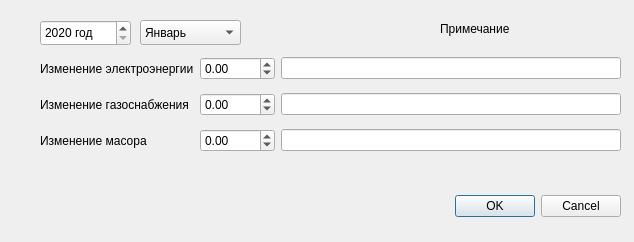
<?xml version="1.0" encoding="UTF-8"?>
<ui version="4.0">
 <class>Dialog</class>
 <widget class="QDialog" name="Dialog">
  <property name="geometry">
   <rect>
    <x>0</x>
    <y>0</y>
    <width>634</width>
    <height>242</height>
   </rect>
  </property>
  <property name="windowTitle">
   <string>Изменение показаний по видам платежей Андреевская 61А</string>
  </property>
  <widget class="QDialogButtonBox" name="buttonBox">
   <property name="geometry">
    <rect>
     <x>280</x>
     <y>190</y>
     <width>341</width>
     <height>32</height>
    </rect>
   </property>
   <property name="orientation">
    <enum>Qt::Horizontal</enum>
   </property>
   <property name="standardButtons">
    <set>QDialogButtonBox::Cancel|QDialogButtonBox::Ok</set>
   </property>
  </widget>
  <widget class="QComboBox" name="comboBox">
   <property name="geometry">
    <rect>
     <x>140</x>
     <y>20</y>
     <width>101</width>
     <height>25</height>
    </rect>
   </property>
   <item>
    <property name="text">
     <string>Январь</string>
    </property>
   </item>
   <item>
    <property name="text">
     <string>Февраль</string>
    </property>
   </item>
   <item>
    <property name="text">
     <string>Март</string>
    </property>
   </item>
   <item>
    <property name="text">
     <string>Апрель</string>
    </property>
   </item>
   <item>
    <property name="text">
     <string>Май</string>
    </property>
   </item>
   <item>
    <property name="text">
     <string>Июнь</string>
    </property>
   </item>
   <item>
    <property name="text">
     <string>Июль</string>
    </property>
   </item>
   <item>
    <property name="text">
     <string>Август</string>
    </property>
   </item>
   <item>
    <property name="text">
     <string>Сентябрь</string>
    </property>
   </item>
   <item>
    <property name="text">
     <string>Октябрь</string>
    </property>
   </item>
   <item>
    <property name="text">
     <string>Ноябрь</string>
    </property>
   </item>
   <item>
    <property name="text">
     <string>Декабрь</string>
    </property>
   </item>
  </widget>
  <widget class="QSpinBox" name="spinBox">
   <property name="geometry">
    <rect>
     <x>40</x>
     <y>20</y>
     <width>91</width>
     <height>26</height>
    </rect>
   </property>
   <property name="suffix">
    <string> год</string>
   </property>
   <property name="prefix">
    <string/>
   </property>
   <property name="minimum">
    <number>2020</number>
   </property>
   <property name="maximum">
    <number>2030</number>
   </property>
  </widget>
  <widget class="QLabel" name="label_4">
   <property name="geometry">
    <rect>
     <x>440</x>
     <y>20</y>
     <width>90</width>
     <height>17</height>
    </rect>
   </property>
   <property name="text">
    <string>Примечание</string>
   </property>
  </widget>
  <widget class="QWidget" name="formLayoutWidget">
   <property name="geometry">
    <rect>
     <x>40</x>
     <y>50</y>
     <width>581</width>
     <height>111</height>
    </rect>
   </property>
   <layout class="QGridLayout" name="gridLayout">
    <item row="0" column="1">
     <widget class="QDoubleSpinBox" name="doubleSpinBox">
      <property name="minimum">
       <double>-9999.989999999999782</double>
      </property>
      <property name="maximum">
       <double>9999.989999999999782</double>
      </property>
     </widget>
    </item>
    <item row="1" column="2">
     <widget class="QLineEdit" name="lineEdit_2"/>
    </item>
    <item row="1" column="1">
     <widget class="QDoubleSpinBox" name="doubleSpinBox_2">
      <property name="minimum">
       <double>-9999.989999999999782</double>
      </property>
      <property name="maximum">
       <double>9999.989999999999782</double>
      </property>
     </widget>
    </item>
    <item row="2" column="0">
     <widget class="QLabel" name="label_3">
      <property name="text">
       <string>Изменение масора</string>
      </property>
     </widget>
    </item>
    <item row="2" column="1">
     <widget class="QDoubleSpinBox" name="doubleSpinBox_3">
      <property name="minimum">
       <double>-9999.989999999999782</double>
      </property>
      <property name="maximum">
       <double>9999.989999999999782</double>
      </property>
     </widget>
    </item>
    <item row="0" column="0">
     <widget class="QLabel" name="label">
      <property name="text">
       <string>Изменение электроэнергии</string>
      </property>
     </widget>
    </item>
    <item row="0" column="2">
     <widget class="QLineEdit" name="lineEdit"/>
    </item>
    <item row="2" column="2">
     <widget class="QLineEdit" name="lineEdit_3"/>
    </item>
    <item row="1" column="0">
     <widget class="QLabel" name="label_2">
      <property name="text">
       <string>Изменение газоснабжения</string>
      </property>
     </widget>
    </item>
   </layout>
  </widget>
 </widget>
 <resources/>
 <connections>
  <connection>
   <sender>buttonBox</sender>
   <signal>accepted()</signal>
   <receiver>Dialog</receiver>
   <slot>accept()</slot>
   <hints>
    <hint type="sourcelabel">
     <x>248</x>
     <y>254</y>
    </hint>
    <hint type="destinationlabel">
     <x>157</x>
     <y>274</y>
    </hint>
   </hints>
  </connection>
  <connection>
   <sender>buttonBox</sender>
   <signal>rejected()</signal>
   <receiver>Dialog</receiver>
   <slot>reject()</slot>
   <hints>
    <hint type="sourcelabel">
     <x>316</x>
     <y>260</y>
    </hint>
    <hint type="destinationlabel">
     <x>286</x>
     <y>274</y>
    </hint>
   </hints>
  </connection>
 </connections>
</ui>
